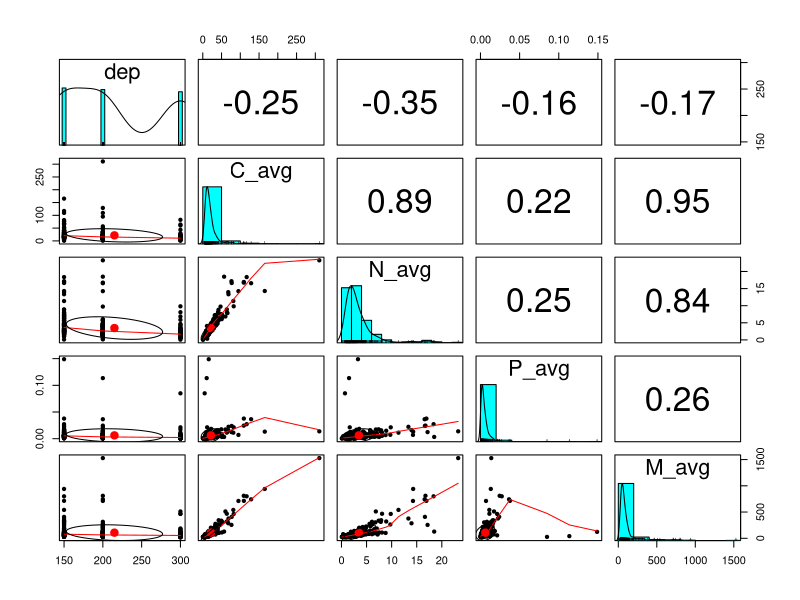
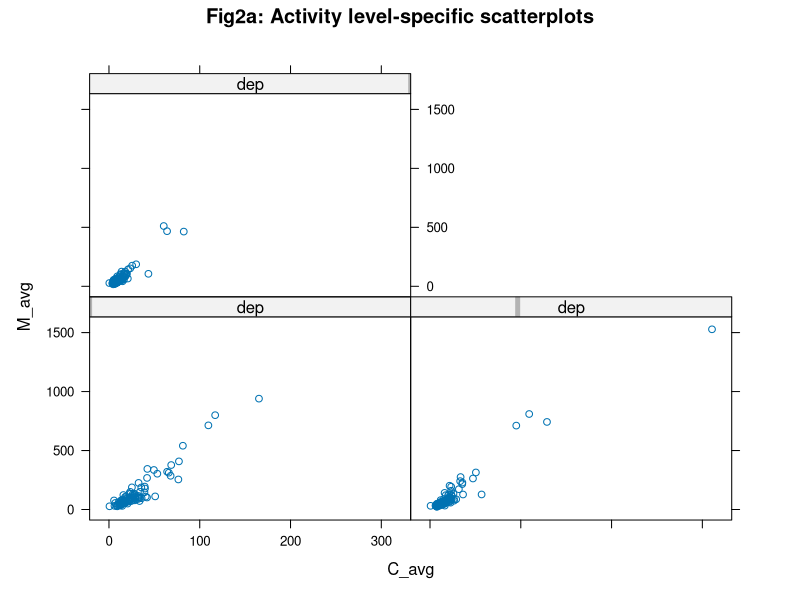
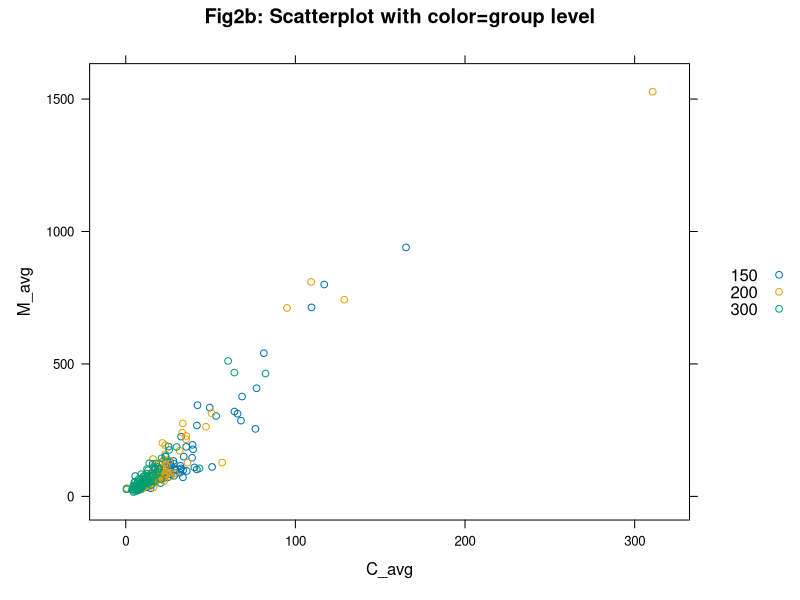
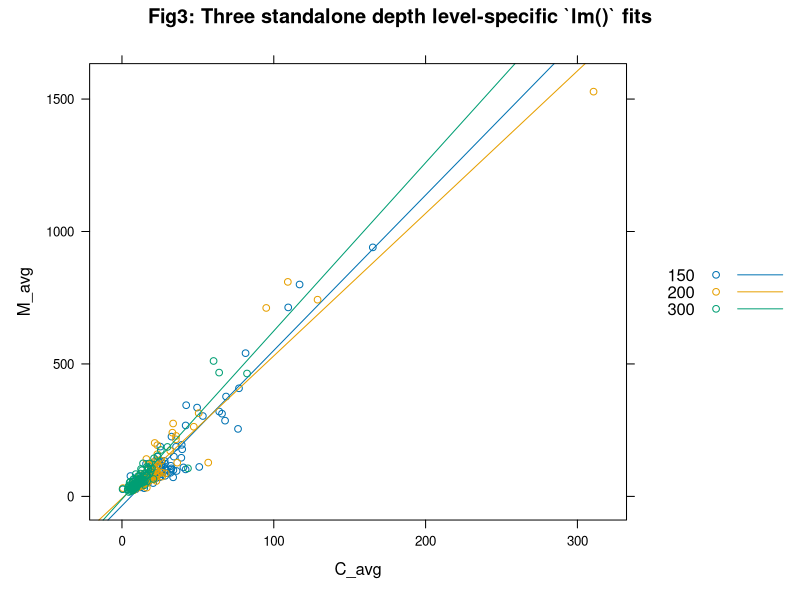

Generate these figures, in order, with R:
## ---- chunk 1
bats_flux <- read.csv("bats_flux.csv")

delete.na <- function(DF, n=0) {
  DF[rowSums(is.na(DF)) <= n,]
} #Function that takes rows out that contains NAs 

bats_flux.noNA <- delete.na(bats_flux) # Take out rows containing NAs 


Data <- subset(bats_flux,select = c("cr","dep","yymmdd1","yymmdd2","Lat2","Lat2.1","Long1","Long2","M_avg","C_avg","N_avg","P_avg"))

Data.noNA <- delete.na(Data)

#Data_noNA <- write.csv(x= Data.noNA,file = "Data_noNA.csv")
## ---- chunk 2
#we want to make predictions on the Mass average flux. 

# we want to compare this against depth and C,N,P fluxes 

# Depth is categorical 
# N,P,C are numerical 

library(psych) # for `pairs.panels()`
library(lattice)

ANOCOVA.data <- subset(Data.noNA, select = c("dep", "M_avg", "C_avg","N_avg","P_avg"))
as.character(ANOCOVA.data$dep) # need to make dep categorical not numerical 
attach(ANOCOVA.data)

summary(ANOCOVA.data)

pairs.panels(data.frame(dep,C_avg,N_avg, P_avg, M_avg))

xyplot(M_avg ~ C_avg | dep, 
                  main="Fig2a: Activity level-specific scatterplots"
           )

    xyplot(M_avg ~ C_avg, groups=dep, 
                  auto.key=TRUE,
                  main="Fig2b: Scatterplot with color=group level"
           )
    
    xyplot(M_avg ~ C_avg, groups=dep, 
                  type=c("p","r"), # `p` for _points_, `r` for _regression line_
                                   # see https://stackoverflow.com/questions/12972039/plotting-xyplot-with-regression-line-on-lattice-graphics for more
                  auto.key=TRUE,
                  main="Fig3: Three standalone depth level-specific `lm()` fits"
           )
## ---- chunk 3


## ---- chunk 4
# separate each flux into its own dataframe 
# delete rows that contain NAs 
C_flux.data <- delete.na(subset(Data,select = c("cr","dep","yymmdd1","yymmdd2","Lat2","Lat2.1","Long1","Long2","C_avg")))
N_flux.data <- delete.na(subset(Data,select = c("cr","dep","yymmdd1","yymmdd2","Lat2","Lat2.1","Long1","Long2","N_avg")))
P_flux.data <- delete.na(subset(Data,select = c("cr","dep","yymmdd1","yymmdd2","Lat2","Lat2.1","Long1","Long2","P_avg")))
M_flux.data <- delete.na(subset(Data,select = c("cr","dep","yymmdd1","yymmdd2","Lat2","Lat2.1","Long1","Long2","M_avg")))

